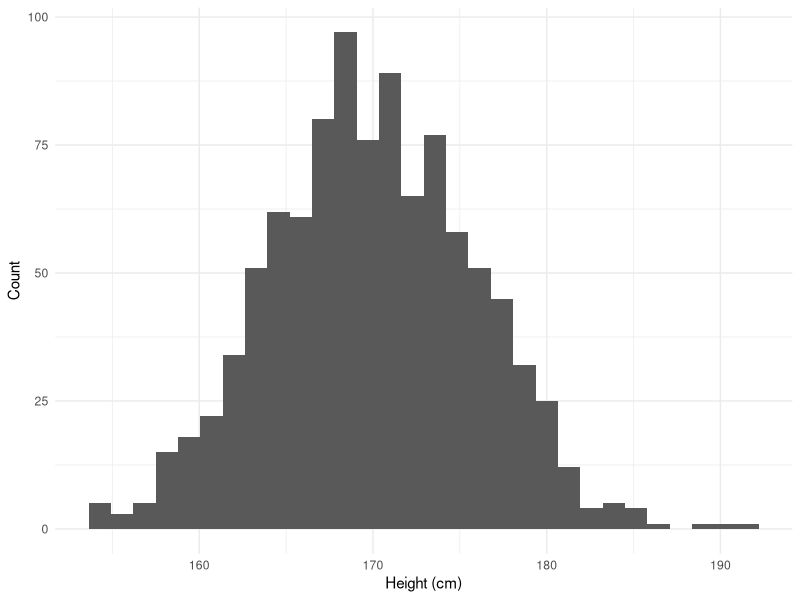

R code for this plot:
## ---- chunk 1
library(tidyverse)
## ---- chunk 2
vec_cheating_party_monitoring <- round(rbeta(1763, 2, 11) * 100, 2)
vec_cheating_party_no_monitoring <- round(rbeta(1763, 6, 4) * 100, 2)

sim_election_monitoring <- tibble(station_id = 1:1763, 
                                  cheating_party_monitoring = vec_cheating_party_monitoring,
                                  cheating_party_no_monitoring = vec_cheating_party_no_monitoring)

sim_election_monitoring
## ---- chunk 3
sim_election_monitoring |> 
  mutate(difference = cheating_party_monitoring - cheating_party_no_monitoring)
## ---- chunk 4
vec_monitored <- rbinom(1763, 1, 0.5)

sim_factual_monitoring <- sim_election_monitoring |> 
  mutate(monitored = vec_monitored,
         cheating_party_monitoring = if_else(monitored == 1, cheating_party_monitoring, NA_real_),
         cheating_party_no_monitoring = if_else(monitored == 0, cheating_party_no_monitoring, NA_real_)) |> 
  relocate(monitored, .after = station_id)

sim_factual_monitoring
## ---- chunk 5
sim_election_monitoring
## ---- chunk 6
sim_election_monitoring |> 
  summarise(mean(cheating_party_monitoring)) |> 
  pull()
## ---- chunk 7
sim_election_monitoring |> 
  summarise(mean(cheating_party_no_monitoring)) |> 
  pull()
## ---- chunk 8
sim_heights <- tibble(
  id = 1:1000,
  height = rnorm(1000, 170, 6)
)

sim_heights
## ---- chunk 9
ggplot(sim_heights, aes(x = height)) + 
  geom_histogram() + 
  theme_minimal() + 
  labs(x = "Height (cm)",
       y = "Count")
## ---- chunk 10
assigned_heights <- sim_heights |> 
  rowwise() |> 
  mutate(assignment = rbinom(1, 1, 0.5))

assigned_heights
## ---- chunk 11
assigned_heights |> 
  group_by(assignment) |> 
  summarise(mean_height = mean(height))
## ---- chunk 12
sim_heights |> 
  rowwise() |> 
  mutate(assignment = rbinom(1, 1, 0.5)) |> 
  group_by(assignment) |> 
  summarise(mean_height = mean(height))
## ---- chunk 13
random_assignments <- function(trial) {
  
  sim_heights |> 
    rowwise() |> 
    mutate(assignment = rbinom(1, 1, 0.5)) |> 
    group_by(assignment) |> 
    summarise(mean_height = mean(height)) |> 
    mutate(trial_no = trial)
  
}

map(1:1000, random_assignments) |> 
  bind_rows() |> 
  group_by(assignment) |> 
  summarise(mean_mean_height = mean(mean_height))
## ---- chunk 14
sim_factual_monitoring
## ---- chunk 15
sim_averages <- sim_factual_monitoring |> 
  summarise(cheating_party_monitoring = mean(cheating_party_monitoring, na.rm = T),
            cheating_party_no_monitoring = mean(cheating_party_no_monitoring, na.rm = T))

sim_averages
## ---- chunk 16
sim_averages |> 
  mutate(difference = cheating_party_monitoring - cheating_party_no_monitoring)
## ---- chunk 17
vec_in_city <- rbinom(1763, 1, 0.3)

sim_observed_data <- tibble(station_id = 1:1763,
       in_city = vec_in_city) |> 
  rowwise() |> 
  mutate(monitored = if_else(in_city == 1, rbinom(1, 1, 0.6), rbinom(1, 1, 0.2)), 
         cheating_party_vote_share = case_when(in_city == 0 & monitored == 1 ~ rbeta(1, 2, 11),
                                               in_city == 1 & monitored == 1 ~ rbeta(1, 4, 4),
                                               in_city == 0 & monitored == 0 ~ rbeta(1, 2, 4),
                                               in_city == 1 & monitored == 0 ~ rbeta(1, 6, 4)))

sim_observed_data
## ---- chunk 18
avg_diff_observed <- sim_observed_data |> 
  group_by(monitored) |> 
  summarise(avg = mean(cheating_party_vote_share))

avg_diff_observed
## ---- chunk 19
sim_observed_data |> 
  group_by(monitored, in_city) |> 
  summarise(avg = mean(cheating_party_vote_share)) |> 
  arrange(in_city) |> 
  group_by(in_city) |> 
  mutate(difference = scales::percent(avg - lag(avg)))
